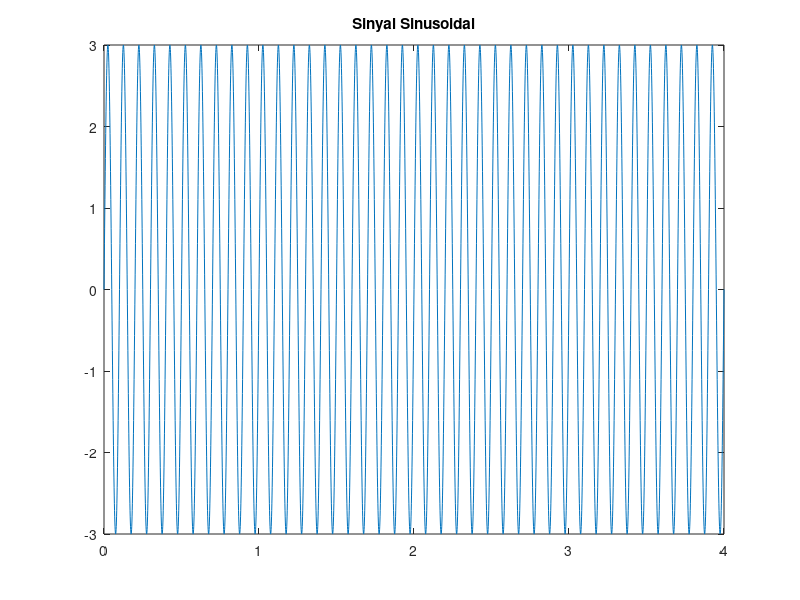

Recreate this plot in MATLAB.
%-----------------RAMADHAN PRIHANTONO----------------------
%--------------Operasi sinyal, Sistem, dan Noise-----------------
x1=3;
x2 =0;
% periode
T=(x1+1);

% frekuensi
f=(x2+1)*10;
% tipe sinyal
p= mod(30,3)
% amplitudo
A=x1+x2  ;
fs=1000;
%ploting
t=0:1/fs:T;
y=A*sin(2*pi*f*t)
plot(t,y)
title ('Sinyal Sinusoidal')